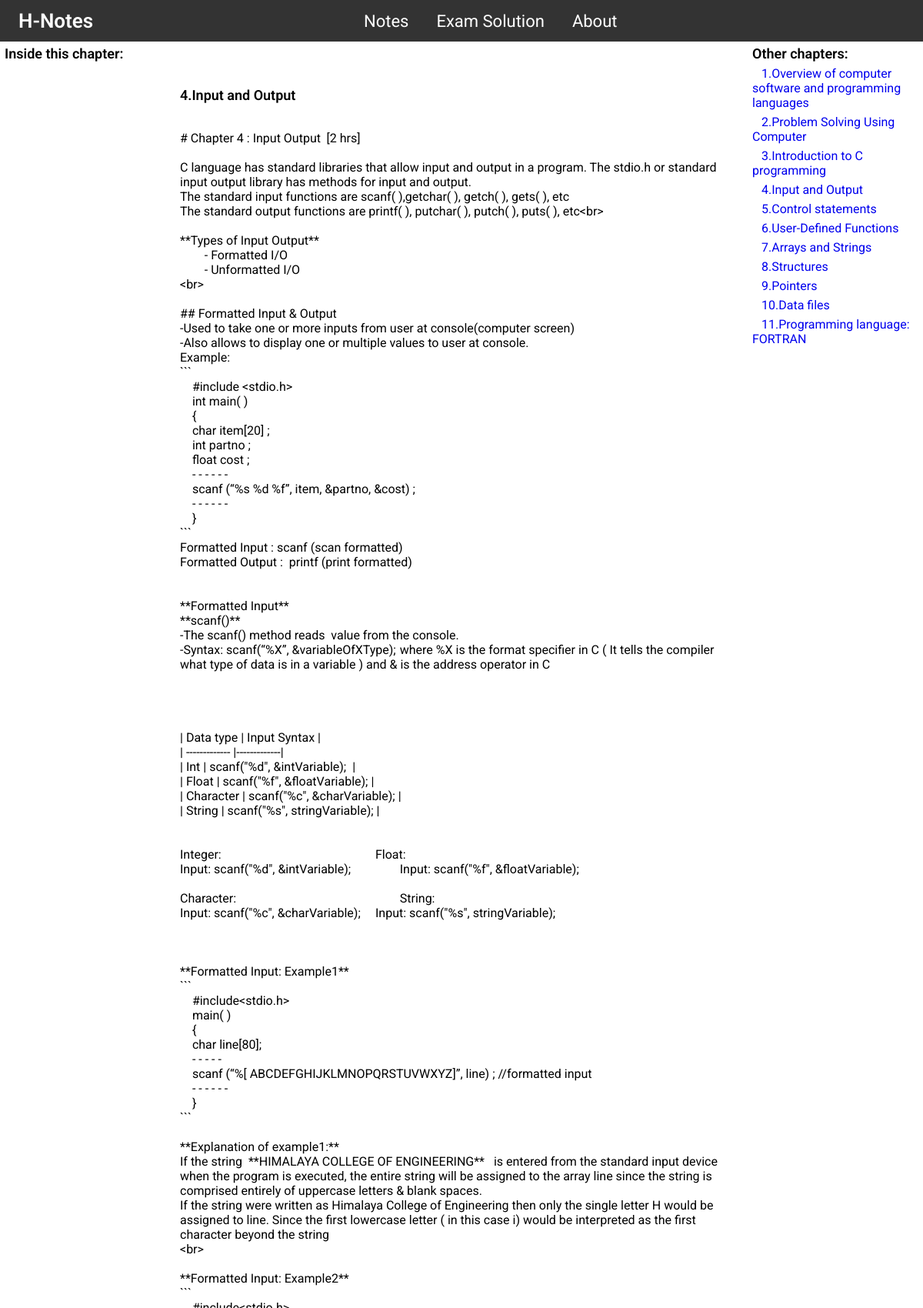
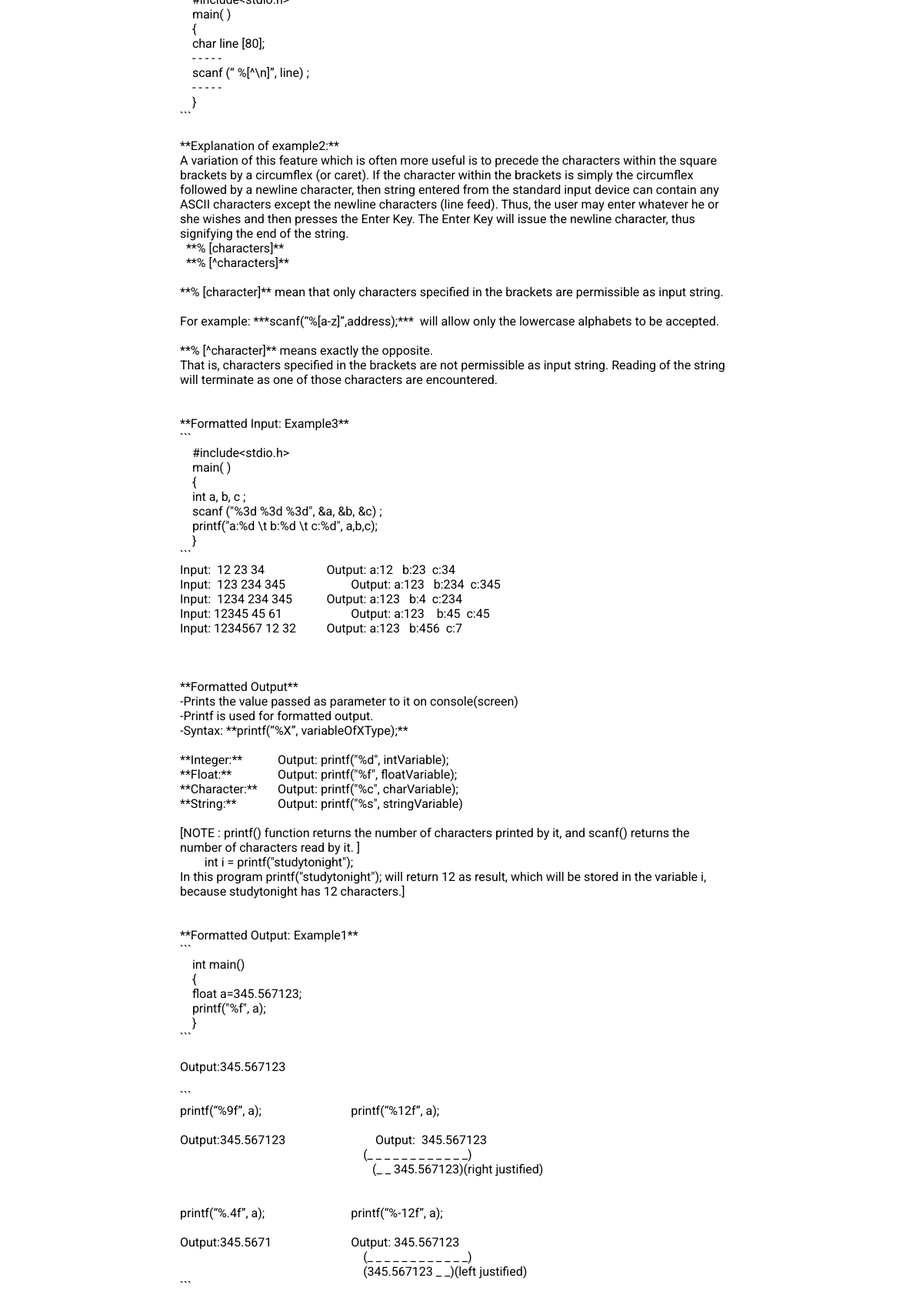
The app's page /notes/c-language/4input-and-output (upper part) with its own data (2 pictures, top to bottom).
### notes/models.py (models this page shows, shortened)
class Chapter(models.Model):
    chapter_name = models.CharField(max_length=255, verbose_name="Name")
    chapter=models.CharField(blank=True, max_length=2)
    subject_name = models.ForeignKey(Note, on_delete=models.CASCADE)
    body = models.TextField()
    slug = models.SlugField(blank=True, max_length=100)

### notes/views.py (the view)
# urls.py: path('notes/<slug:slug>/<slug:slug1>', views.notes_detail_in, name='note-detail-in'),
def notes_detail_in(request, slug, slug1):
    all_ch = Chapter.objects.filter(subject_name__slug=slug)
    ch_one = Chapter.objects.get(slug=slug1)
    return render(request, 'notes/notesdetail.html', {'ch':all_ch, 'ch_one':ch_one})

### notes/models.py (called while the page is built)
    def __str__(self):
        return self.slug

### notes/templates/notes/notesdetail.html (shortened to what this page needs)
{% extends 'notes/navbar.html' %}
{% load static %}
{% block style %}
<link rel="stylesheet" href="{% static 'css/notesdetail.css' %}">
{% endblock %}
{% block content %}
<div class="main-body">
    <div class="progress-container fixed-top">
    </div>
    <div class="main-section">
        <div class="left-sidebar-pc">
            <h3>Inside this chapter:</h3>
        </div>
        <div class="main-content">
            <div id="notes-here">
                <h3>{{ch_one.chapter_name}}</h3>
                <p class="notes-body">{{ch_one.body}}</p>
            </div>
        </div>
        <div class="right-sidebar">
            <h3>Other chapters:</h3>
            <div class="right-sidebar-content">
                {% for obj in ch %}
                <li><a href="{% url 'note-detail-in' obj.subject_name obj.slug%}">{{obj.chapter_name}}</a></li>
                {% endfor %}
            </div>
        </div>
    </div>
</div>
{% endblock %}

### static/css/navbar.css (style rules this page uses)
* { margin:0px; padding: 0px;; }
p { font-family: 'Roboto', sans-serif; }
h3 { font-family: 'Roboto', sans-serif; font-weight: 600; font-size: 18px; }
a { font-family: 'Roboto', sans-serif; }

### static/css/notesdetail.css (style rules this page uses)
.fixed-top { position: fixed; top: 0; right: 0; left: 0; }
.progress-container { width: 100%; background-color: transparent; height: 5px; display: block; }
a { text-decoration: none; padding: 12px; }
li { list-style: none; }
.right-sidebar-content li { margin-top: 6px; }
#notes-here { white-space: pre-wrap; }
.main-body { width:100%; }
@media (min-width:580px) { .main-section { margin-top:5px; display: flex; justify-content: space-around; } }
@media (min-width:580px) { .left-sidebar-pc { width:18%; position: sticky; top: 5px; align-self: flex-start; text-align: left; } }
@media (min-width:580px) { .main-content { width:60%; height: auto; } }
@media (min-width:580px) { .right-sidebar { width:18%; position: sticky; top: 5px; align-self: flex-start; text-align: left; } }

### records on screen
Chapter: chapter_name "4.Input and Output"
Chapter: chapter_name "1.Overview of computer software and programming languages"
Chapter: chapter_name "2.Problem Solving Using Computer"
Chapter: chapter_name "3.Introduction to C programming"
Chapter: chapter_name "5.Control statements"
Chapter: chapter_name "6.User-Defined Functions"
Chapter: chapter_name "7.Arrays and Strings"
Chapter: chapter_name "8.Structures"
Chapter: chapter_name "9.Pointers"
Chapter: chapter_name "10.Data files"
Chapter: chapter_name "11.Programming language: FORTRAN"
